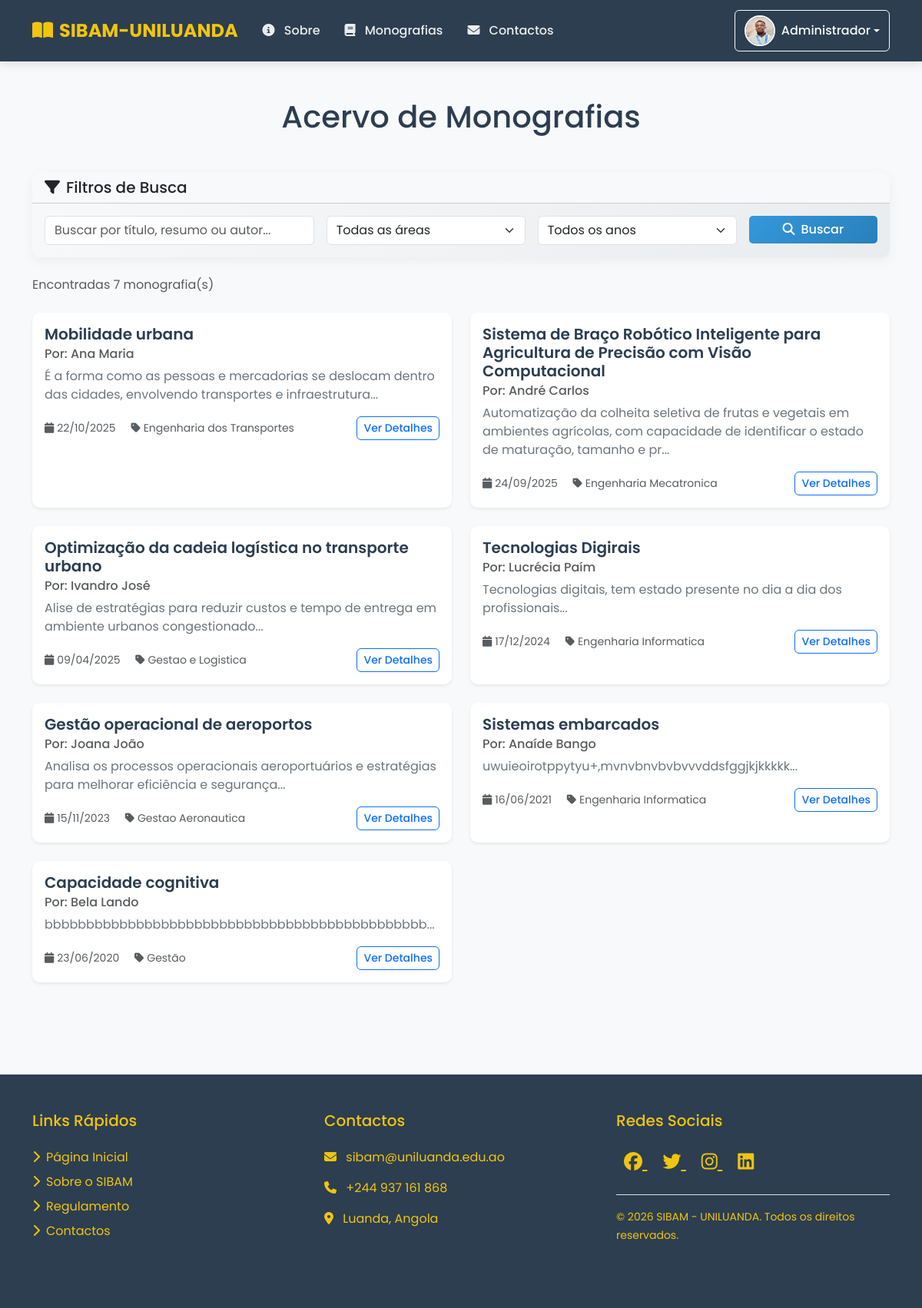
/monografias.php (signed in), run on the app's committed database.
### tables this page shows
CREATE TABLE `monografias` (
  `id` int NOT NULL AUTO_INCREMENT,
  `titulo` varchar(255) NOT NULL,
  `resumo` text NOT NULL,
  `autor_id` int NOT NULL,
  `orientador` varchar(100) DEFAULT NULL,
  `area` varchar(100) DEFAULT NULL,
  `palavras_chave` varchar(255) DEFAULT NULL,
  `arquivo` varchar(255) NOT NULL,
  `data_publicacao` date DEFAULT NULL,
  `status` enum('pendente','aprovado','rejeitado') DEFAULT 'pendente',
  `data_submissao` timestamp NULL DEFAULT CURRENT_TIMESTAMP,
  PRIMARY KEY (`id`),
  KEY `autor_id` (`autor_id`),
  CONSTRAINT `fk_monografias_autor` FOREIGN KEY (`autor_id`) REFERENCES `usuarios` (`id`) ON DELETE CASCADE ON UPDATE CASCADE
);

CREATE TABLE `usuarios` (
  `id` int NOT NULL AUTO_INCREMENT,
  `nome` varchar(100) NOT NULL,
  `email` varchar(100) NOT NULL,
  `password` varchar(255) NOT NULL,
  `tipo` enum('admin','estudante','professor') DEFAULT 'estudante',
  `foto` varchar(255) DEFAULT 'default.png',
  `data_criacao` timestamp NULL DEFAULT CURRENT_TIMESTAMP,
  `data_atualizacao` timestamp NULL DEFAULT CURRENT_TIMESTAMP ON UPDATE CURRENT_TIMESTAMP,
  PRIMARY KEY (`id`),
  UNIQUE KEY `email` (`email`)
);

### includes/functions.php (called while the page is built, shortened)
<?php
function formatDate($date) {
    return date('d/m/Y', strtotime($date));
}
?>

### monografias.php (the view, shortened to what this page needs)
<?php
require_once 'includes/config.php';
$page = isset($_GET['page']) ? (int)$_GET['page'] : 1;
$limit = 10;
$offset = ($page - 1) * $limit;
$search = isset($_GET['search']) ? sanitizeInput($_GET['search']) : '';
$query = "SELECT m.*, u.nome as autor FROM monografias m
          LEFT JOIN usuarios u ON m.autor_id = u.id
          WHERE 1=1";
$countQuery = "SELECT COUNT(*) as total FROM monografias m
               LEFT JOIN usuarios u ON m.autor_id = u.id
               WHERE 1=1";
$stmt = $db->prepare($countQuery);
$stmt->execute();
$totalRecords = $stmt->fetch(PDO::FETCH_ASSOC)['total'];
$query .= " ORDER BY m.data_publicacao DESC LIMIT :limit OFFSET :offset";
$stmt = $db->prepare($query);
$stmt->bindValue(':limit', $limit, PDO::PARAM_INT);
$stmt->bindValue(':offset', $offset, PDO::PARAM_INT);
$stmt->execute();
$monografias = $stmt->fetchAll(PDO::FETCH_ASSOC);
?>
<!DOCTYPE html>
<html lang="pt-pt">
<head>
    <?php include 'includes/head.php'; ?>
</head>
<body>
    <?php include 'includes/header.php'; ?>
    <div class="container py-5">
        <h1 class="text-center mb-5">Acervo de Monografias</h1>
        <div class="card mb-4 filter-card">
            <div class="card-header bg-light">
                <h5 class="mb-0"><i class="fas fa-filter me-2"></i>Filtros de Busca</h5>
            </div>
            <div class="card-body">
                <form method="GET" class="row g-3">
                    <div class="col-md-4">
                        <input type="text" class="form-control" name="search" placeholder="Buscar por título, resumo ou autor..." value="<?php echo htmlspecialchars($search); ?>">
                    </div>
                    <div class="col-md-3">
                        <select class="form-select" name="area">
                            <option value="">Todas as áreas</option>
                        </select>
                    </div>
                    <div class="col-md-3">
                        <select class="form-select" name="ano">
                            <option value="">Todos os anos</option>
                        </select>
                    </div>
                    <div class="col-md-2">
                        <button type="submit" class="btn btn-primary w-100"><i class="fas fa-search me-2"></i>Buscar</button>
                    </div>
                </form>
            </div>
        </div>
        <div class="mb-4">
            <p class="text-muted">Encontradas <?php echo $totalRecords; ?> monografia(s)</p>
        </div>
        <?php if (count($monografias) > 0): ?>
            <div class="row">
                <?php foreach ($monografias as $monografia): ?>
                    <div class="col-md-6 mb-4">
                        <div class="card h-100 shadow-sm">
                            <div class="card-body">
                                <h5 class="card-title"><?php echo htmlspecialchars($monografia['titulo']); ?></h5>
                                <h6 class="card-subtitle mb-2 text-muted">Por: <?php echo htmlspecialchars($monografia['autor']); ?></h6>
                                <p class="card-text"><?php echo substr(htmlspecialchars($monografia['resumo']), 0, 150); ?>...</p>
                                <div class="d-flex justify-content-between align-items-center">
                                    <small class="text-muted">
                                        <i class="fas fa-calendar me-1"></i><?php echo formatDate($monografia['data_publicacao']); ?>
                                        <i class="fas fa-tag ms-3 me-1"></i><?php echo htmlspecialchars($monografia['area']); ?>
                                    </small>
                                    <a href="detalhes_monografia.php?id=<?php echo $monografia['id']; ?>" class="btn btn-sm btn-outline-primary">Ver Detalhes</a>
                                </div>
                            </div>
                        </div>
                    </div>
                <?php endforeach; ?>
            </div>
        <?php endif; ?>
    </div>
    <?php include 'includes/footer.php'; ?>
</body>
</html>

### css/style.css (style rules this page uses)
.btn { border-radius: 6px; font-weight: 500; transition: all 0.3s ease; }
.btn-primary { background: linear-gradient(135deg, var(--primary-color), var(--secondary-color)); border: none; }
.card { border: none; border-radius: 10px; box-shadow: 0 5px 15px rgba(0, 0, 0, 0.05); }
.card-header { border-radius: 10px 10px 0 0 !important; }

### monografias.php (style rules this page uses)
:root { --primary-color: #2c3e50; --secondary-color: #3498db; --accent-color: #e74c3c; --light-color: #ecf0f1; --dark-color: #2c3e50; --gold-color: #f1c40f; }
body { font-family: 'Poppins', sans-serif; background-color: #f8f9fa; color: var(--dark-color); min-height: 100vh; display: flex; flex-direction: column; }
.card { transition: transform 0.2s ease, box-shadow 0.2s ease; border: none; border-radius: 10px; overflow: hidden; }
.filter-card { background: linear-gradient(135deg, #f8f9fa, #e9ecef); border: none; border-radius: 10px; }
.btn-primary { background: linear-gradient(135deg, #3498db, #2980b9); border: none; border-radius: 5px; }
.card-title { color: #2c3e50; font-weight: 600; }
.card-text { color: #6c757d; }

### data on the page
monografias: titulo "Mobilidade urbana", autor.nome "Ana Maria", resumo "É a forma como as pessoas e mercadorias se deslocam dentro das cidades, envolvendo transportes e infraestrutura", data_publicacao "22/10/2025", area "Engenharia dos Transportes"
monografias: titulo "Sistema de Braço Robótico Inteligente para Agricultura de Precisão com Visão Computacional", autor.nome "André Carlos", resumo "Automatização da colheita seletiva de frutas e vegetais em ambientes agrícolas, com capacidade de identificar o estado de maturação, tamanho e pr", data_publicacao "24/09/2025", area "Engenharia Mecatronica"
monografias: titulo "Optimização da cadeia logística no transporte urbano", autor.nome "Ivandro José", resumo "Alise de estratégias para reduzir custos e tempo de entrega em ambiente urbanos congestionado", data_publicacao "09/04/2025", area "Gestao e Logistica"
monografias: titulo "Tecnologias Digirais", autor.nome "Lucrécia Paím", resumo "Tecnologias digitais, tem estado presente no dia a dia dos profissionais", data_publicacao "17/12/2024", area "Engenharia Informatica"
monografias: titulo "Gestão operacional de aeroportos", autor.nome "Joana João", resumo "Analisa os processos operacionais aeroportuários e estratégias para melhorar eficiência e segurança", data_publicacao "15/11/2023", area "Gestao Aeronautica"
monografias: titulo "Sistemas embarcados", autor.nome "Anaíde Bango", resumo "uwuieoirotppytyu+,mvnvbnvbvbvvvddsfggjkjkkkkk", data_publicacao "16/06/2021", area "Engenharia Informatica"
monografias: titulo "Capacidade cognitiva", autor.nome "Bela Lando", resumo "bbbbbbbbbbbbbbbbbbbbbbbbbbbbbbbbbbbbbbbbbbbbbb", data_publicacao "23/06/2020", area "Gestão"

### other printed values
$_SESSION['user_nome'] "Administrador"
$totalRecords "7"
